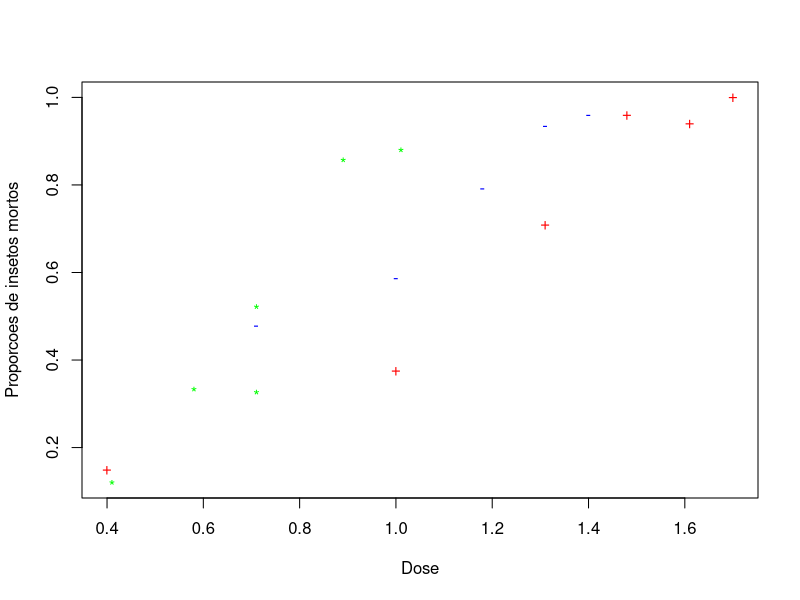
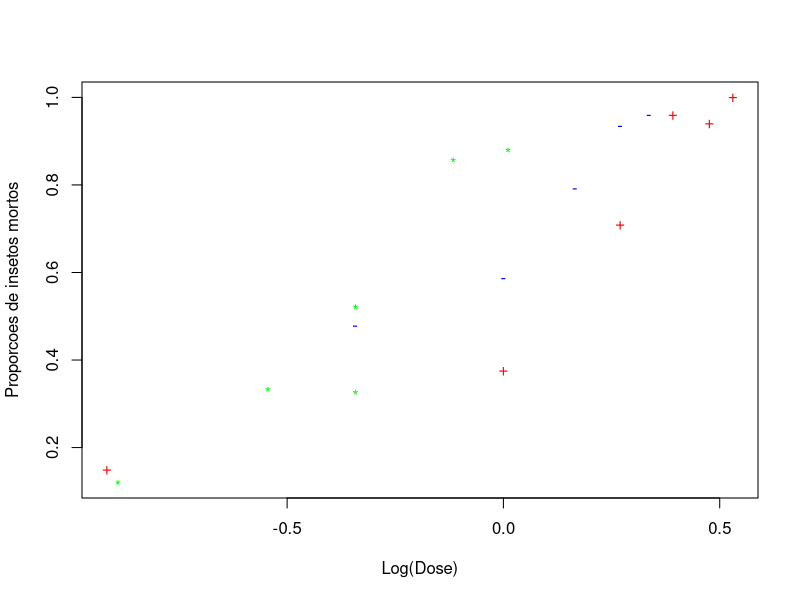
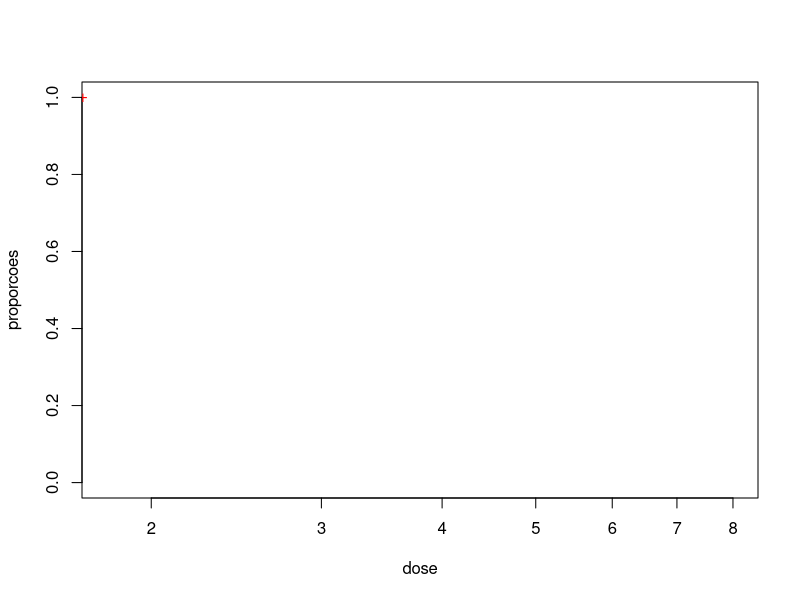

Generate these figures, in order, with R:
dose <- c(0.41,0.58,0.71,0.89,1.01,0.71,1.00,1.31,1.48,1.61,1.70,0.40,0.71,1.00,1.18,1.31,1.40)
d <- as.factor(dose)
ldose<-log(dose)
y <- c(6,16,24,42,44,16,18,34,47,47,48,7,22,27,38,43,48)
m <- c(50,48,46,49,50,49,48,48,49,50,48,47,46,46,48,46,50)
insecticid<-as.factor(c(rep("R",5),rep("D",6),rep("M",6)))
Tribolium.dat <- data.frame(dose, y, m, insecticid)
attach(Tribolium.dat)
resp<-cbind(y,m-y)
pe=y/m
plot(dose,pe, pch=c(rep("*",6),rep("+",6), rep("-",6)),
     col=c(rep("green",6), rep("red",6),rep("blue",6)),
     xlab="Dose", ylab="Proporcoes de insetos mortos")
plot(ldose,pe, pch=c(rep("*",6),rep("+",6), rep("-",6)),
     col=c(rep("green",6), rep("red",6),rep("blue",6)),
     xlab="Log(Dose)", ylab="Proporcoes de insetos mortos")

################################################################################
mod1<-glm(resp~1, family=binomial)
mod2<-glm(resp~d, family=binomial)
mod3<-glm(resp~insecticid, family=binomial)
mod4<-glm(resp~insecticid+ldose-1, family=binomial)
anova(mod1, mod2, mod3, mod4, test="Chisq")
summary(mod4, test="Chisq")
################################################################################
plot(c(1.8,8), c(0,1), type="n", xlab="dose", ylab="proporcoes", log="x")
points(dose,pe, pch=c(rep("*",6),rep("+",6), rep("-",6)),
       col=c(rep("green",6), rep("red",6),rep("blue",6)))
ld<-seq(log(2),log(8),0.005)
lines(exp(ld), predict(mod4,data.frame(ldose=ld,
                                       insecticid=factor(rep("DDT",length(ld)),levels=levels(insecticid))),
                       type="response"), col="green")
lines(exp(ld), predict(mod4,data.frame(ldose=ld,
                                       insecticid=factor(rep("BHC",length(ld)),levels=levels(insecticid))),
                       type="response"), col="red")
lines(exp(ld), predict(mod4,data.frame(ldose=ld,
                                       insecticid=factor(rep("DDT+BHC",length(ld)),levels=levels(insecticid))),
                       type="response"), col="blue")
#################################################################################



